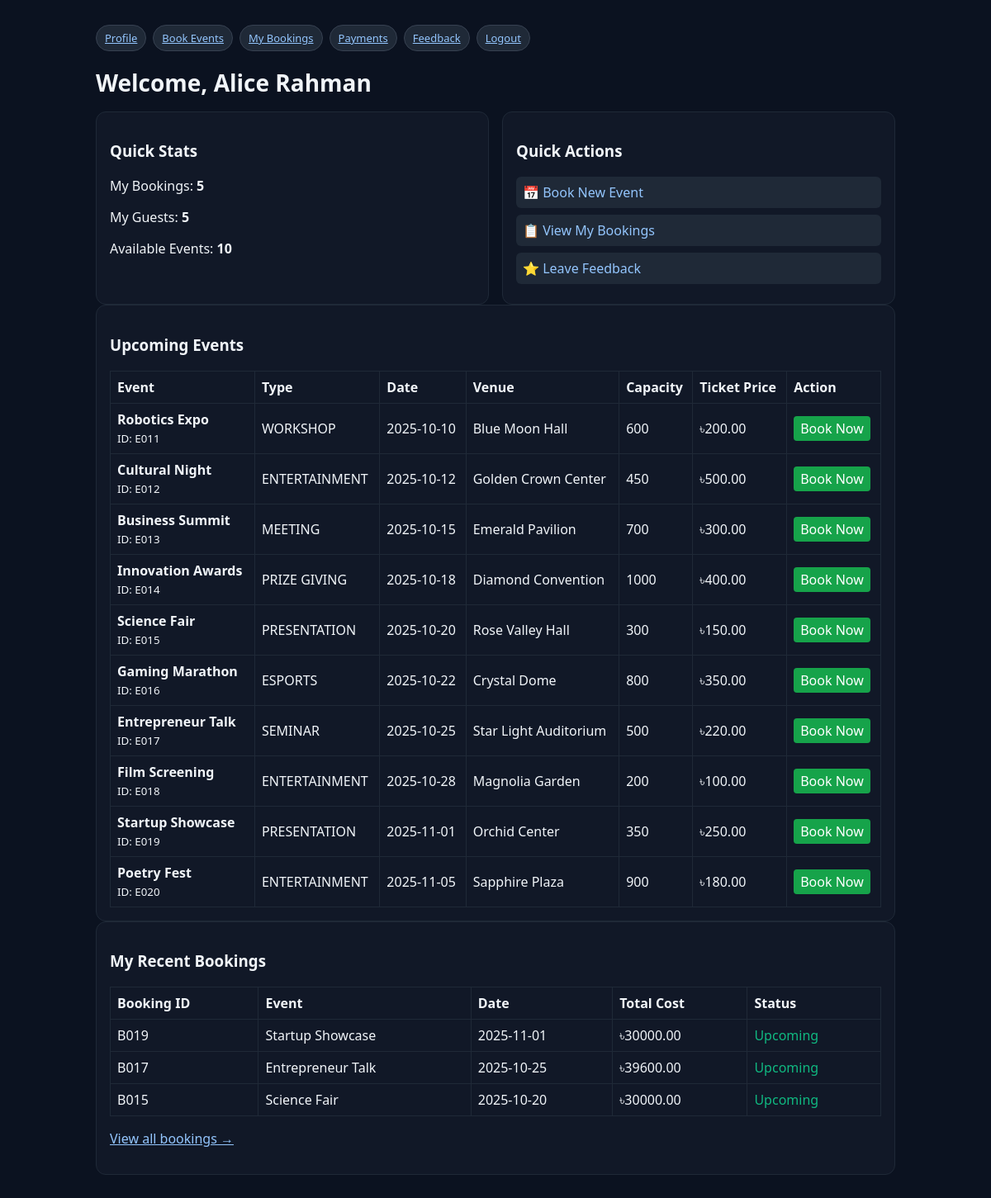
The page /client/dashboard.php (signed in) on the database its author committed.
### tables this page shows
CREATE TABLE Customers (
    customer_id VARCHAR(5) PRIMARY KEY,
    customer_pass VARCHAR(60) NOT NULL,
    customer_name VARCHAR(100),
    customer_address VARCHAR(200),
    customer_contact VARCHAR(20)
);

CREATE TABLE Events (
    event_id VARCHAR(5) PRIMARY KEY,
    event_name VARCHAR(100),
    event_type ENUM('ESPORTS','PRESENTATION','PRIZE GIVING','MEETING','SEMINAR','WORKSHOP','ENTERTAINMENT') DEFAULT 'MEETING',
    event_date DATE,
    venue_id VARCHAR(5),
    meal_id VARCHAR(5),
    guest_count INT,
    ticket_cost DECIMAL(12,2),
    CONSTRAINT fk_events_venue FOREIGN KEY (venue_id) REFERENCES Venues(venue_id) ON DELETE SET NULL,
    CONSTRAINT fk_events_meal FOREIGN KEY (meal_id) REFERENCES Meals(meal_id) ON DELETE SET NULL,
    CONSTRAINT uq_events_booking UNIQUE (venue_id, event_date, event_type)
);

CREATE TABLE Venues (
    venue_id VARCHAR(5) PRIMARY KEY,
    venue_name VARCHAR(100),
    venue_capacity INT,
    manager_id VARCHAR(5),
    venue_cost DECIMAL(12,2),
    house VARCHAR(100),
    road VARCHAR(100),
    city VARCHAR(100),
    CONSTRAINT fk_venues_manager FOREIGN KEY (manager_id) REFERENCES Managers(manager_id) ON DELETE SET NULL
);

CREATE TABLE Bookings (
    booking_id VARCHAR(5) PRIMARY KEY,
    booking_date DATE,
    event_id VARCHAR(5),
    customer_id VARCHAR(5),
    total_cost DECIMAL(12,2),
    CONSTRAINT fk_bookings_event FOREIGN KEY (event_id) REFERENCES Events(event_id) ON DELETE CASCADE,
    CONSTRAINT fk_bookings_customer FOREIGN KEY (customer_id) REFERENCES Customers(customer_id) ON DELETE CASCADE
);

### client/dashboard.php (the view, shortened to what this page needs)
<?php
require_once __DIR__ . '/../includes/db.php';
$customer_id = $_SESSION['customer_id'];
$customer = $pdo->prepare("SELECT * FROM Customers WHERE customer_id = ?");
$customer->execute([$customer_id]);
$customer = $customer->fetch();
$events = $pdo->query("
    SELECT e.*, v.venue_name, v.venue_capacity, m.meal_name, m.meal_cost,
           (v.venue_cost + (m.meal_cost * e.guest_count)) as estimated_total
    FROM Events e
    LEFT JOIN Venues v ON e.venue_id = v.venue_id
    LEFT JOIN Meals m ON e.meal_id = m.meal_id
    WHERE e.event_date >= CURDATE()
    ORDER BY e.event_date ASC
")->fetchAll();
$myBookings = $pdo->prepare("
    SELECT b.*, e.event_name, e.event_date, e.event_type, v.venue_name
    FROM Bookings b
    LEFT JOIN Events e ON b.event_id = e.event_id
    LEFT JOIN Venues v ON e.venue_id = v.venue_id
    WHERE b.customer_id = ?
    ORDER BY e.event_date DESC
");
$myBookings->execute([$customer_id]);
$myBookings = $myBookings->fetchAll();
$myGuests = $pdo->prepare("
    SELECT g.*, e.event_name, e.event_date
    FROM Guests g
    LEFT JOIN Events e ON g.event_id = e.event_id
    WHERE g.customer_id = ?
    ORDER BY e.event_date DESC
");
$myGuests->execute([$customer_id]);
$myGuests = $myGuests->fetchAll();
?>
<!doctype html>
<html><head><meta charset="utf-8"><link rel="stylesheet" href="../assets/style.css"><title>Client Dashboard</title></head><body>
<div class="container">
  <div class="nav">
  <a class="badge" href="profile.php">Profile</a>
  <a class="badge" href="book_event.php">Book Events</a>
  <a class="badge" href="my_bookings.php">My Bookings</a>
  <a class="badge" href="payment.php">Payments</a>
  <a class="badge" href="feedback.php">Feedback</a>
  <a class="badge" href="../logout.php">Logout</a>
</div>
  <h1>Welcome, <?=htmlspecialchars($customer['customer_name'] ?: $customer_id)?></h1>
  <div class="grid">
    <div class="card">
      <h3>Quick Stats</h3>
      <p>My Bookings: <strong><?=count($myBookings)?></strong></p>
      <p>My Guests: <strong><?=count($myGuests)?></strong></p>
      <p>Available Events: <strong><?=count($events)?></strong></p>
    </div>
    <div class="card">
      <h3>Quick Actions</h3>
      <a href="book_event.php" style="display:block;margin:8px 0;color:#93c5fd;text-decoration:none;padding:8px;background:#1f2937;border-radius:6px;">📅 Book New Event</a>
      <a href="my_bookings.php" style="display:block;margin:8px 0;color:#93c5fd;text-decoration:none;padding:8px;background:#1f2937;border-radius:6px;">📋 View My Bookings</a>
      <a href="feedback.php" style="display:block;margin:8px 0;color:#93c5fd;text-decoration:none;padding:8px;background:#1f2937;border-radius:6px;">⭐ Leave Feedback</a>
    </div>
  </div>
  <div class="card">
    <h3>Upcoming Events</h3>
    <?php if(empty($events)): ?>
      <p>No upcoming events available.</p>
    <?php else: ?>
    <table class="table">
      <tr><th>Event</th><th>Type</th><th>Date</th><th>Venue</th><th>Capacity</th><th>Ticket Price</th><th>Action</th></tr>
      <?php foreach($events as $e): ?>
      <tr>
        <td>
          <strong><?=htmlspecialchars($e['event_name'])?></strong><br>
          <small>ID: <?=htmlspecialchars($e['event_id'])?></small>
        </td>
        <td><?=htmlspecialchars($e['event_type'])?></td>
        <td><?=htmlspecialchars($e['event_date'])?></td>
        <td><?=htmlspecialchars($e['venue_name'] ?: 'TBA')?></td>
        <td><?=htmlspecialchars($e['venue_capacity'] ?: 'N/A')?></td>
        <td>৳<?=htmlspecialchars($e['ticket_cost'])?></td>
        <td>
          <a href="book_event.php?event_id=<?=htmlspecialchars($e['event_id'])?>"
             style="background:#16a34a;color:white;padding:4px 8px;border-radius:4px;text-decoration:none;">Book Now</a>
        </td>
      </tr>
      <?php endforeach; ?>
    </table>
    <?php endif; ?>
  </div>
  <?php if(!empty($myBookings)): ?>
  <div class="card">
    <h3>My Recent Bookings</h3>
    <table class="table">
      <tr><th>Booking ID</th><th>Event</th><th>Date</th><th>Total Cost</th><th>Status</th></tr>
      <?php foreach(array_slice($myBookings, 0, 3) as $b): ?>
      <tr>
        <td><?=htmlspecialchars($b['booking_id'])?></td>
        <td><?=htmlspecialchars($b['event_name'])?></td>
        <td><?=htmlspecialchars($b['event_date'])?></td>
        <td>৳<?=htmlspecialchars($b['total_cost'])?></td>
        <td>
          <?php if($b['event_date'] >= date('Y-m-d')): ?>
            <span style="color:#10b981">Upcoming</span>
          <?php else: ?>
            <span style="color:#6b7280">Completed</span>
          <?php endif; ?>
        </td>
      </tr>
      <?php endforeach; ?>
    </table>
    <p><a href="my_bookings.php">View all bookings →</a></p>
  </div>
  <?php endif; ?>
</div>
</body></html>

### assets/style.css (style rules this page uses)
* { box-sizing:border-box;font-family:system-ui,Segoe UI,Roboto,Arial }
body { margin:0;background:#0b1220;color:#f1f5f9 }
a { color:#93c5fd }
.container { max-width:1000px;margin:30px auto;padding:0 16px }
h1 { font-size:28px;margin-bottom:16px }
.grid { display:grid;grid-template-columns:repeat(auto-fit,minmax(280px,1fr));gap:16px }
.card { background:#111827;border:1px solid #1f2937;border-radius:12px;padding:16px }
.table { width:100%;border-collapse:collapse;margin-top:12px }
.table th,.table td { border:1px solid #1f2937;padding:8px;text-align:left }
.nav { display:flex;gap:8px;margin-bottom:12px }
.badge { background:#1f2937;border:1px solid #374151;border-radius:999px;padding:6px 10px;font-size:13px }

### rows shown on the page
customers: customer_name "Alice Rahman"
events: event_name "Robotics Expo", event_id "E011", event_type "WORKSHOP", event_date "2025-10-10", venue.venue_name "Blue Moon Hall", venue.venue_capacity "600", ticket_cost "200.00"
events: event_name "Cultural Night", event_id "E012", event_type "ENTERTAINMENT", event_date "2025-10-12", venue.venue_name "Golden Crown Center", venue.venue_capacity "450", ticket_cost "500.00"
events: event_name "Business Summit", event_id "E013", event_type "MEETING", event_date "2025-10-15", venue.venue_name "Emerald Pavilion", venue.venue_capacity "700", ticket_cost "300.00"
events: event_name "Innovation Awards", event_id "E014", event_type "PRIZE GIVING", event_date "2025-10-18", venue.venue_name "Diamond Convention", venue.venue_capacity "1000", ticket_cost "400.00"
events: event_name "Science Fair", event_id "E015", event_type "PRESENTATION", event_date "2025-10-20", venue.venue_name "Rose Valley Hall", venue.venue_capacity "300", ticket_cost "150.00"
events: event_name "Gaming Marathon", event_id "E016", event_type "ESPORTS", event_date "2025-10-22", venue.venue_name "Crystal Dome", venue.venue_capacity "800", ticket_cost "350.00"
events: event_name "Entrepreneur Talk", event_id "E017", event_type "SEMINAR", event_date "2025-10-25", venue.venue_name "Star Light Auditorium", venue.venue_capacity "500", ticket_cost "220.00"
events: event_name "Film Screening", event_id "E018", event_type "ENTERTAINMENT", event_date "2025-10-28", venue.venue_name "Magnolia Garden", venue.venue_capacity "200", ticket_cost "100.00"
events: event_name "Startup Showcase", event_id "E019", event_type "PRESENTATION", event_date "2025-11-01", venue.venue_name "Orchid Center", venue.venue_capacity "350", ticket_cost "250.00"
events: event_name "Poetry Fest", event_id "E020", event_type "ENTERTAINMENT", event_date "2025-11-05", venue.venue_name "Sapphire Plaza", venue.venue_capacity "900", ticket_cost "180.00"
bookings: booking_id "B019", event.event_name "Startup Showcase", event.event_date "2025-11-01", total_cost "30000.00"
bookings: booking_id "B017", event.event_name "Entrepreneur Talk", event.event_date "2025-10-25", total_cost "39600.00"
bookings: booking_id "B015", event.event_name "Science Fair", event.event_date "2025-10-20", total_cost "30000.00"

### other values the page prints
count($myBookings) "5"
count($myGuests) "5"
count($events) "10"
